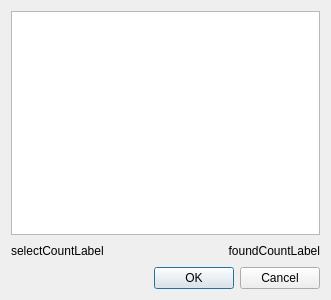
<?xml version="1.0" encoding="UTF-8"?>
<ui version="4.0">
 <class>SessionDialog</class>
 <widget class="QDialog" name="SessionDialog">
  <property name="geometry">
   <rect>
    <x>0</x>
    <y>0</y>
    <width>331</width>
    <height>300</height>
   </rect>
  </property>
  <property name="windowTitle">
   <string>Session</string>
  </property>
  <layout class="QVBoxLayout" name="verticalLayout">
   <item>
    <widget class="QTableWidget" name="addressTableWidget">
     <property name="selectionBehavior">
      <enum>QAbstractItemView::SelectRows</enum>
     </property>
    </widget>
   </item>
   <item>
    <layout class="QHBoxLayout" name="horizontalLayout">
     <item>
      <widget class="QLabel" name="selectCountLabel">
       <property name="text">
        <string>selectCountLabel</string>
       </property>
      </widget>
     </item>
     <item>
      <spacer name="horizontalSpacer">
       <property name="orientation">
        <enum>Qt::Horizontal</enum>
       </property>
       <property name="sizeHint" stdset="0">
        <size>
         <width>40</width>
         <height>20</height>
        </size>
       </property>
      </spacer>
     </item>
     <item>
      <widget class="QLabel" name="foundCountLabel">
       <property name="text">
        <string>foundCountLabel</string>
       </property>
       <property name="textFormat">
        <enum>Qt::AutoText</enum>
       </property>
       <property name="alignment">
        <set>Qt::AlignRight|Qt::AlignTrailing|Qt::AlignVCenter</set>
       </property>
      </widget>
     </item>
    </layout>
   </item>
   <item>
    <widget class="QDialogButtonBox" name="buttonBox">
     <property name="orientation">
      <enum>Qt::Horizontal</enum>
     </property>
     <property name="standardButtons">
      <set>QDialogButtonBox::Cancel|QDialogButtonBox::Ok</set>
     </property>
    </widget>
   </item>
  </layout>
 </widget>
 <resources/>
 <connections>
  <connection>
   <sender>buttonBox</sender>
   <signal>accepted()</signal>
   <receiver>SessionDialog</receiver>
   <slot>accept()</slot>
   <hints>
    <hint type="sourcelabel">
     <x>248</x>
     <y>254</y>
    </hint>
    <hint type="destinationlabel">
     <x>157</x>
     <y>274</y>
    </hint>
   </hints>
  </connection>
  <connection>
   <sender>buttonBox</sender>
   <signal>rejected()</signal>
   <receiver>SessionDialog</receiver>
   <slot>reject()</slot>
   <hints>
    <hint type="sourcelabel">
     <x>316</x>
     <y>260</y>
    </hint>
    <hint type="destinationlabel">
     <x>286</x>
     <y>274</y>
    </hint>
   </hints>
  </connection>
 </connections>
</ui>
